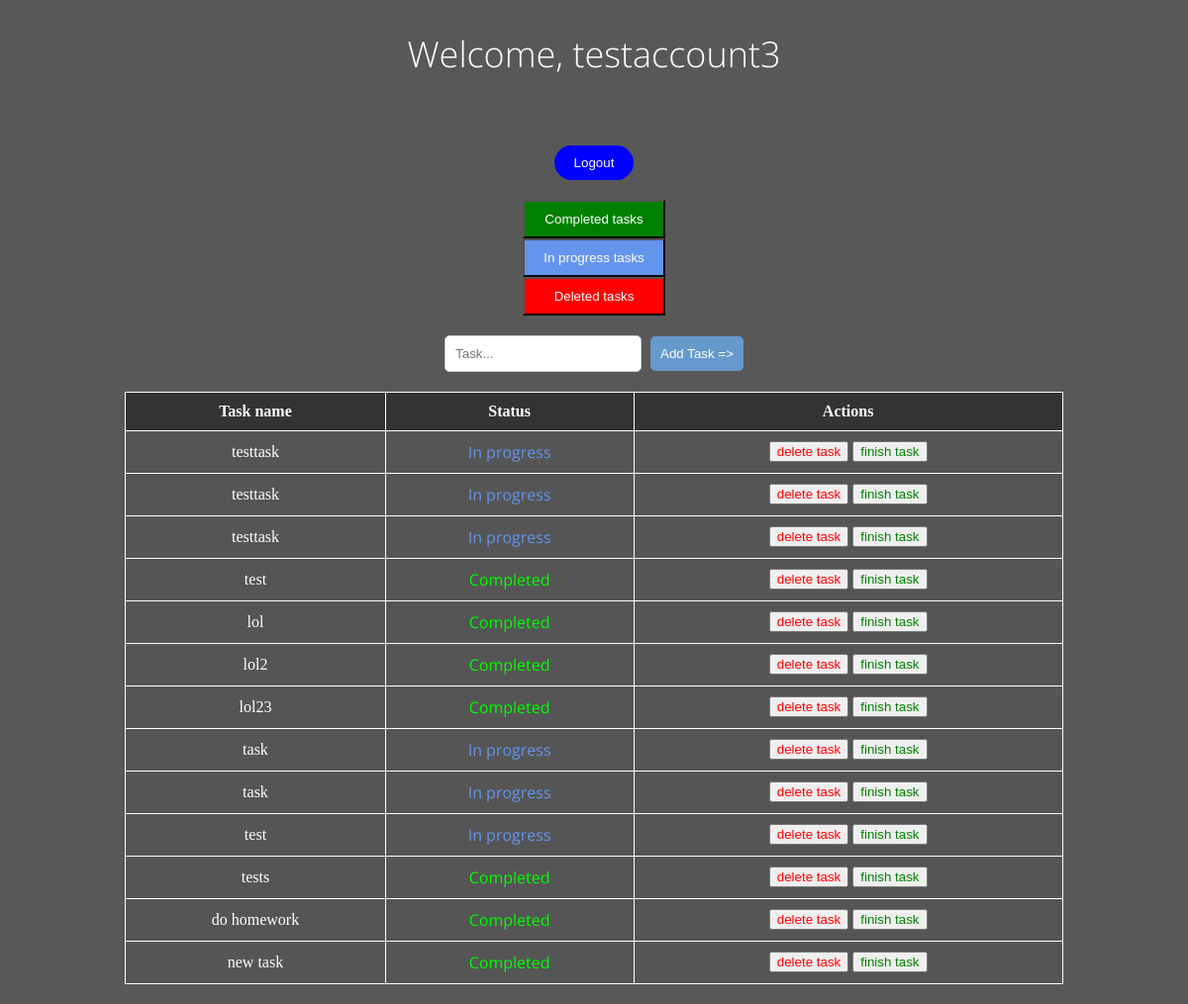
Screenshot of / (signed in) with the database file from the repository.
### application/models.py (models this page shows, shortened)
class Todo(models.Model):
    user = models.ForeignKey(User, on_delete=models.CASCADE)
    name = models.CharField(max_length=100)
    status = models.BooleanField(default=False)

### application/views.py (the view)
# urls.py: path('', views.home, name='home'),
@login_required
def home(request):
    if request.method == 'POST':
        task = request.POST.get('task')
        new_task = Todo(user=request.user, name=task)
        new_task.save()
    existing_todos = Todo.objects.filter(user=request.user)
    context = {
        'todos': existing_todos,
        'username': request.user.username,
        'is_admin': request.user.is_superuser
    }
    return render(request, 'home.html', context)

### application/templates/home.html (shortened to what this page needs)
<!DOCTYPE html>
<html lang="en">
<head>
</head>
<body>
  <h2>Welcome, {{ username }}</h2><br>
  <div id="logout">
    <button><a href="{% url 'logout' %}">Logout</a></button>
  </div>
  <div id="actions">
    <button id="completed-button"><a href="{% url 'completed_tasks' %}">Completed tasks</a></button><br>
    <button id="in-progress-button"><a href="{% url 'in_progress_tasks' %}">In progress tasks</a></button><br>
    <button id="deleted-button"><a href="{% url 'deleted_tasks' %}">Deleted tasks</a></button><br>
  </div>
  <form method="POST">
    <input type="text" placeholder="Task..." name="task" id="task-input"/>
    <button type="submit" id="task-submit-button">Add Task =></button>
  </form>
  <table>
    <thead>
      <tr>
        <th>Task name</th>
        <th>Status</th>
        <th>Actions</th>
      </tr>
    </thead>
    <tbody>
      {% for todo in todos %}
      <tr>
        <td>{{ todo.name }}</td>
        {% if todo.status == True %}
          <td style="color: lime; font-family: 'Open Sans', sans-serif;">Completed</td>
        {% else %}
          <td style="color: cornflowerblue; font-family: 'Open Sans', sans-serif;">In progress</td>
        {% endif %}
        <td>
          <a href="{% url 'delete' todo.name %}"><button style="color: red">delete task</button></a>
          <a href="{% url 'update' todo.name %}"><button style="color: green">finish task</button></a>
        </td>
      </tr>
      {% endfor %}
    </tbody>
  </table>
</body>
</html>

### application/templates/home.html (style rules this page uses)
body { background-color: #585858; text-align: center; }
h2 { font-size: 36px; font-weight: 300; font-family: "Open Sans", sans-serif; color: #fff; }
table { margin: 20px auto; border-collapse: collapse; width: 80%; }
table th, table td { padding: 10px; border: 1px solid #fff; color: #fff; }
table th { background-color: #333 }
table td { background-color: #555; }
table td a { text-decoration: none; }

### rows the page displays
Todo: name "testtask", status "In progress"
Todo: name "testtask", status "In progress"
Todo: name "testtask", status "In progress"
Todo: name "test", status "Completed"
Todo: name "lol", status "Completed"
Todo: name "lol2", status "Completed"
Todo: name "lol23", status "Completed"
Todo: name "task", status "In progress"
Todo: name "task", status "In progress"
Todo: name "test", status "In progress"
Todo: name "tests", status "Completed"
Todo: name "do homework", status "Completed"
Todo: name "new task", status "Completed"

### other values shown
{{ username }} "testaccount3"
